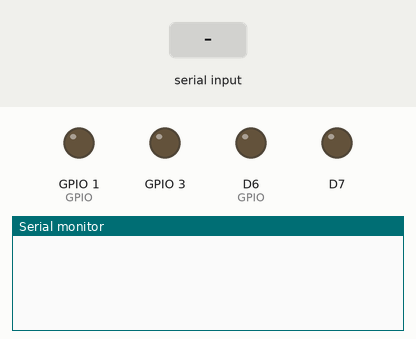
Recording of a sketch running on a simulated ESP8266 (NodeMCU). Shown: output pins drawn as LEDs (lit = HIGH), the last lines printed to the serial monitor. The inputs (shaded band) are chosen by the test bench.

Above: at 1.2 s.
1.3 s: "90,45\n" received over Serial
At 3.7 s:
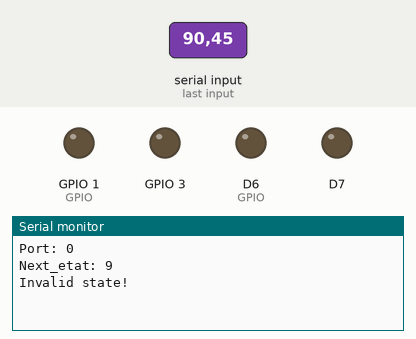
3.8 s: "A90\n" received over Serial
At 6.6 s:
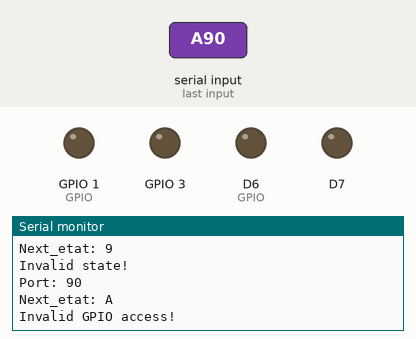
6.8 s: "D90\n" received over Serial
At 8.4 s:
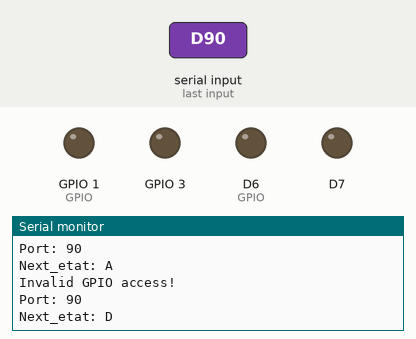

Measured:
- after the input at 1.3 s, the serial monitor: prints a new line after 1.0 s (image 1)
- after the input at 3.8 s, the serial monitor: prints a new line after 1.0 s (image 2)
- after the input at 6.8 s, the serial monitor: prints a new line after 1.0 s (image 3)

The sketch:

GPIO_command_address.ino
```cpp
#define Delais 1000  // Délai en millisecondes
#define GPIO1 D11
#define GPIO2 D10
#define GPIO3 D9
#define GPIO4 D6
#define NB_BOBINE 4  // Nombre de bobines

int GPIO[5] = {-1, GPIO1, GPIO2, GPIO3, GPIO4} ;

// Déclaration des fonctions
void setBobine(int Port, char Etat);
void activerBobine(unsigned char message);
void desactiverBobine(unsigned char message);
bool safeAccessGPIO(int index);

void setup() {
    Serial.begin(9600);  // Commencer la connexion série avec 9600 bauds
    for (int i = 1; i <= NB_BOBINE; i++) {
        pinMode(GPIO[i], OUTPUT);  // Configurer les GPIO comme sorties
    }
}

void loop() {
    if (Serial.available() > 0) {  // Vérifie s'il y a des données sur l'interface série
        String receivedData = Serial.readString();  // Lire les données comme une chaîne de caractères

        // Extraire le premier caractère comme état
        char Next_etat = receivedData[0];

        // Extraire le reste comme numéro de port (int)
        int Port = receivedData.substring(1).toInt();
        Serial.print("Port: ");
        Serial.println(Port);

        Serial.print("Next_etat: ");
        Serial.println(Next_etat);

        // Attendre un délai avant d'exécuter la commande
        delay(Delais);

        // Appeler la fonction setBobine
        setBobine(Port, Next_etat);
    }
}

bool safeAccessGPIO(int index) {
    if (index >= 1 && index <= NB_BOBINE) {
        return true;
    } else {
        Serial.println("Invalid GPIO access!");
        return false;
    }
}

void activerBobine(unsigned char message) {
    unsigned char  portIndex= message & 0x3F;  // Extraire le port
    if (safeAccessGPIO(portIndex)) {
        digitalWrite(GPIO[portIndex], HIGH);  // Activer la bobine (HIGH)
    }
}

void desactiverBobine(unsigned char message) {
    unsigned char portIndex = message & 0x3F;  // Extraire le port
    if (safeAccessGPIO(portIndex)) {
        digitalWrite(GPIO[portIndex], LOW);  // Desactiver la bobine (LOW)
    }
}

void setBobine(int Port, char Etat) {
    unsigned char message = 0;  // Déclarer la variable en dehors du switch

    switch (Etat) {
        case 'A':  // Si l'état est 'A', activer la bobine
            message = (1 << 7) | (Port & 0x3F);  // Masquage pour s'assurer que Port est sur 6 bits
            activerBobine(message);
            break;

        case 'D':  // Si l'état est 'D', désactiver la bobine
            message |= (Port & 0x3F);  // Masquage pour s'assurer que Port est sur 6 bits

            desactiverBobine(message);
            break;

        default:
            // Ne rien faire si l'état est invalide
            Serial.println("Invalid state!");
            break;
    }
}
```
